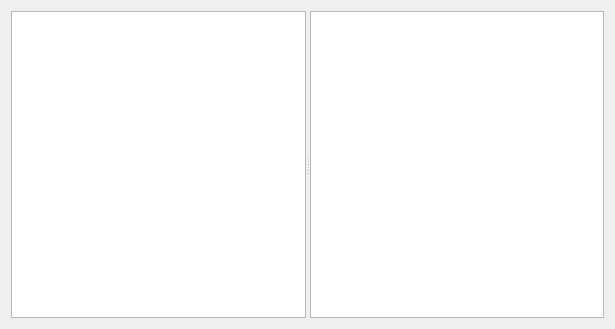
<?xml version="1.0" encoding="UTF-8"?>
<ui version="4.0">
 <class>Explorer</class>
 <widget class="QDialog" name="Explorer">
  <property name="geometry">
   <rect>
    <x>0</x>
    <y>0</y>
    <width>615</width>
    <height>329</height>
   </rect>
  </property>
  <property name="windowTitle">
   <string>Explorer</string>
  </property>
  <layout class="QVBoxLayout" name="verticalLayout">
   <item>
    <widget class="QSplitter" name="splitter">
     <property name="orientation">
      <enum>Qt::Horizontal</enum>
     </property>
     <widget class="QTreeView" name="treeView"/>
     <widget class="QListView" name="listView"/>
    </widget>
   </item>
  </layout>
 </widget>
 <layoutdefault spacing="6" margin="11"/>
 <resources/>
 <connections/>
</ui>
